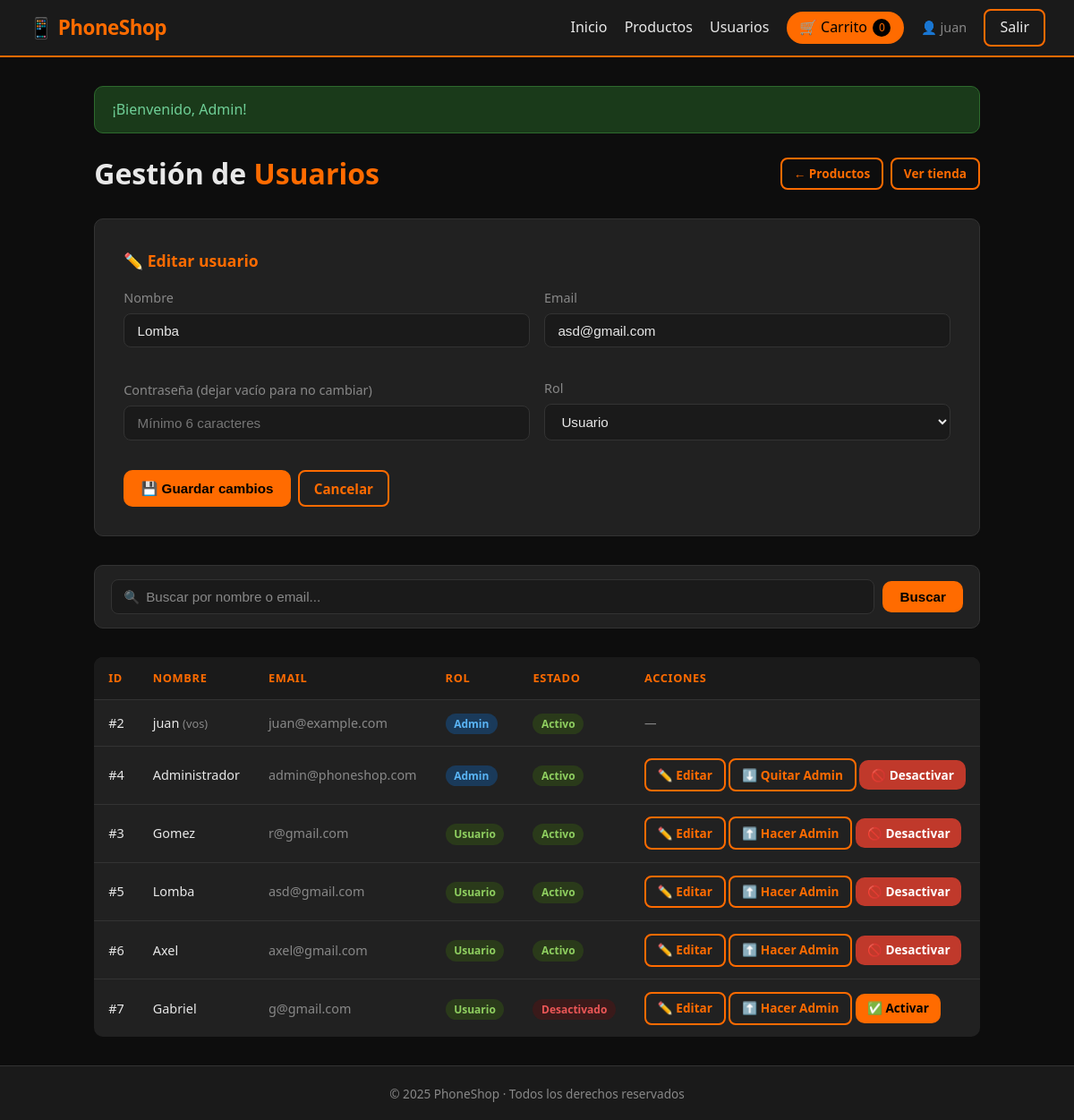
Screenshot of /admin/users.php?edit=5 (signed in) with the database file from the repository.
### tables this page shows
CREATE TABLE `users` (
  `id` int(11) NOT NULL,
  `name` varchar(100) NOT NULL,
  `email` varchar(150) NOT NULL,
  `password` varchar(255) NOT NULL,
  `role` enum('user','admin') NOT NULL DEFAULT 'user',
  `active` tinyint(1) NOT NULL DEFAULT 1,
  `created_at` timestamp NOT NULL DEFAULT current_timestamp()
);

### admin/users.php (the view, shortened to what this page needs)
<?php
require_once '../includes/config.php';
$editUser = null;
if (isset($_GET['edit'])) {
    $stmt = $db->prepare("SELECT * FROM users WHERE id = ?");
    $stmt->execute([(int)$_GET['edit']]);
    $editUser = $stmt->fetch(PDO::FETCH_ASSOC);
}
$search = trim($_GET['search'] ?? '');
$perPage = 8;
$page    = max(1, (int)($_GET['page'] ?? 1));
$offset  = ($page - 1) * $perPage;
if ($search !== '') {
    $like = '%' . $search . '%';
    $stmtCount = $db->prepare("SELECT COUNT(*) FROM users WHERE name LIKE ? OR email LIKE ?");
    $stmtCount->execute([$like, $like]);
    $total = $stmtCount->fetchColumn();
    $stmt = $db->prepare("SELECT * FROM users WHERE name LIKE ? OR email LIKE ?
                           ORDER BY role DESC, id ASC LIMIT ? OFFSET ?");
    $stmt->bindValue(1, $like, PDO::PARAM_STR);
    $stmt->bindValue(2, $like, PDO::PARAM_STR);
    $stmt->bindValue(3, $perPage, PDO::PARAM_INT);
    $stmt->bindValue(4, $offset, PDO::PARAM_INT);
    $stmt->execute();
    $users = $stmt->fetchAll(PDO::FETCH_ASSOC);
} else {
    $stmt = $db->prepare("SELECT * FROM users ORDER BY role DESC, id ASC LIMIT ? OFFSET ?");
    $stmt->bindValue(1, $perPage, PDO::PARAM_INT);
    $stmt->bindValue(2, $offset, PDO::PARAM_INT);
    $stmt->execute();
    $users = $stmt->fetchAll(PDO::FETCH_ASSOC);
}
include '../includes/header.php';
?>
<div class="admin-header">
    <h2 class="page-title" style="margin:0">Gestión de <span>Usuarios</span></h2>
    <div style="display:flex; gap:.5rem">
        <a href="products.php" class="btn btn-outline btn-sm">← Productos</a>
        <a href="../index.php"  class="btn btn-outline btn-sm">Ver tienda</a>
    </div>
</div>
<div class="form-card" style="max-width:100%; margin:0 0 2rem 0;">
    <h2 style="text-align:left; font-size:1.1rem; margin-bottom:1rem">
        <?= $editUser ? '✏️ Editar usuario' : '➕ Crear usuario' ?>
    </h2>
    <form method="POST" id="userForm" novalidate
          data-is-edit="<?= $editUser ? '1' : '0' ?>"
          style="display:grid; grid-template-columns:1fr 1fr; gap:1rem; align-items:end;">
        <div class="form-group">
            <label>Nombre</label>
            <input type="text" name="name" id="user-name"
                   value="<?= htmlspecialchars($editUser['name'] ?? '') ?>"
                   placeholder="Nombre completo">
        </div>
        <div class="form-group">
            <label>Email</label>
            <input type="email" name="email" id="user-email"
                   value="<?= htmlspecialchars($editUser['email'] ?? '') ?>"
                   placeholder="correo@ejemplo.com">
        </div>
        <div class="form-group">
            <label>Contraseña <?= $editUser ? '(dejar vacío para no cambiar)' : '' ?></label>
            <input type="password" name="password" id="user-password"
                   placeholder="Mínimo 6 caracteres">
        </div>
        <div class="form-group">
            <label>Rol</label>
            <select name="role">
                <option value="user"  <?= (($editUser['role'] ?? 'user') === 'user')  ? 'selected' : '' ?>>Usuario</option>
            </select>
        </div>
        <div style="display:flex; gap:.5rem; grid-column:1/-1;">
            <button type="submit" class="btn btn-primary">
                <?= $editUser ? '💾 Guardar cambios' : '➕ Crear usuario' ?>
            </button>
            <?php if ($editUser): ?>
                <a href="users.php" class="btn btn-outline">Cancelar</a>
            <?php endif; ?>
        </div>
    </form>
</div>
<form method="GET" class="search-bar">
    <div class="search-input-wrap">
        <input type="text" name="search" placeholder="Buscar por nombre o email..."
               value="<?= htmlspecialchars($search) ?>">
    </div>
    <button type="submit" class="btn btn-primary">Buscar</button>
</form>
<div class="table-wrap">
    <table>
        <thead>
            <tr>
                <th>ID</th>
                <th>Nombre</th>
                <th>Email</th>
                <th>Rol</th>
                <th>Estado</th>
                <th>Acciones</th>
            </tr>
        </thead>
        <tbody>
            <?php if (empty($users)): ?>
                <tr><td colspan="6" style="text-align:center; color:var(--muted)">
                    <?= $search !== '' ? 'No se encontraron usuarios para "' . htmlspecialchars($search) . '".' : 'Sin usuarios' ?>
                </td></tr>
            <?php else: ?>
            <?php foreach ($users as $u): ?>
                <tr>
                    <td>#<?= $u['id'] ?></td>
                    <td>
                        <?= htmlspecialchars($u['name']) ?>
                        <?php if ($u['id'] == $_SESSION['user_id']): ?>
                            <span style="color:var(--muted); font-size:.8rem">(vos)</span>
                        <?php endif; ?>
                    </td>
                    <td style="color:var(--muted)"><?= htmlspecialchars($u['email']) ?></td>
                    <td>
                        <?php if ($u['role'] === 'admin'): ?>
                            <span class="badge-api">Admin</span>
                        <?php else: ?>
                            <span class="badge-manual">Usuario</span>
                        <?php endif; ?>
                    </td>
                    <td>
                        <?php if ((int)$u['active'] === 1): ?>
                            <span class="badge-manual">Activo</span>
                        <?php else: ?>
                            <span class="badge-api" style="background:#3a1a1a; color:#eb5757">Desactivado</span>
                        <?php endif; ?>
                    </td>
                    <td style="white-space:nowrap">
                        <?php if ($u['id'] != $_SESSION['user_id']): ?>
                            <a href="users.php?edit=<?= $u['id'] ?>" class="btn btn-outline btn-sm">✏️ Editar</a>
                            <?php if ($u['role'] === 'user'): ?>
                                <a href="users.php?role=admin&id=<?= $u['id'] ?>"
                                   class="btn btn-outline btn-sm"
                                   onclick="return confirm('¿Hacer admin a <?= htmlspecialchars($u['name'], ENT_QUOTES) ?>?')">
                                   ⬆️ Hacer Admin
                                </a>
                            <?php else: ?>
                                <a href="users.php?role=user&id=<?= $u['id'] ?>"
                                   class="btn btn-outline btn-sm"
                                   onclick="return confirm('¿Quitar rol de admin a <?= htmlspecialchars($u['name'], ENT_QUOTES) ?>?')">
                                   ⬇️ Quitar Admin
                                </a>
                            <?php endif; ?>
                            <?php if ((int)$u['active'] === 1): ?>
                                <a href="users.php?toggle=<?= $u['id'] ?>"
                                   class="btn btn-danger btn-sm"
                                   onclick="return confirm('¿Desactivar a <?= htmlspecialchars($u['name'], ENT_QUOTES) ?>?')">
                                   🚫 Desactivar
                                </a>
                            <?php else: ?>
                                <a href="users.php?toggle=<?= $u['id'] ?>"
                                   class="btn btn-primary btn-sm"
                                   onclick="return confirm('¿Reactivar a <?= htmlspecialchars($u['name'], ENT_QUOTES) ?>?')">
                                   ✅ Activar
                                </a>
                            <?php endif; ?>
                        <?php else: ?>
                            <span style="color:var(--muted); font-size:.85rem">—</span>
                        <?php endif; ?>
                    </td>
                </tr>
            <?php endforeach; ?>
            <?php endif; ?>
        </tbody>
    </table>
</div>
<?php include '../includes/footer.php'; ?>

### assets/css/style.css (style rules this page uses)
*, *::before, *::after { box-sizing: border-box; margin: 0; padding: 0; }
:root { --orange: #FF6B00; --orange-dim: #cc5500; --black: #0D0D0D; --dark: #1A1A1A; --card-bg: #212121; --border: #333; --text: #E8E8E8; --muted: #888; --radius: 10px; }
body { background: var(--black); color: var(--text); font-family: 'Segoe UI', system-ui, sans-serif; line-height: 1.6; min-height: 100vh; display: flex; flex-direction: column; }
a { color: var(--orange); text-decoration: none; }
.btn { display: inline-block; padding: .55rem 1.2rem; border-radius: var(--radius); border: none; cursor: pointer; font-size: .95rem; font-weight: 600; transition: opacity .2s, transform .1s; }
.btn-primary { background: var(--orange); color: #000; }
.btn-danger { background: #c0392b; color: #fff; }
.btn-outline { border: 2px solid var(--orange); color: var(--orange); background: transparent; padding: .4rem 1rem; border-radius: 8px; font-weight: 600; }
.btn-sm { padding: .35rem .8rem; font-size: .85rem; }
.form-card { background: var(--card-bg); border: 1px solid var(--border); border-radius: var(--radius); padding: 2rem; max-width: 440px; margin: 3rem auto; }
.form-card h2 { color: var(--orange); margin-bottom: 1.5rem; font-size: 1.5rem; text-align: center; }
.form-group { margin-bottom: 1.1rem; }
.form-group label { display: block; margin-bottom: .4rem; color: var(--muted); font-size: .9rem; }
.form-group input, .form-group textarea, .form-group select { width: 100%; background: var(--dark); border: 1px solid var(--border); color: var(--text); padding: .6rem .9rem; border-radius: 8px; font-size: .95rem; transition: border-color .2s; }
.page-title { font-size: 2rem; font-weight: 800; margin-bottom: 1.5rem; color: var(--text); }
.page-title span { color: var(--orange); }
.admin-header { display: flex; align-items: center; justify-content: space-between; margin-bottom: 1.5rem; flex-wrap: wrap; gap: 1rem; }
.table-wrap { overflow-x: auto; }
table { width: 100%; border-collapse: collapse; background: var(--card-bg); border-radius: var(--radius); overflow: hidden; }
thead { background: var(--dark); }
th, td { padding: .85rem 1rem; text-align: left; border-bottom: 1px solid var(--border); font-size: .9rem; }
th { color: var(--orange); font-weight: 700; text-transform: uppercase; font-size: .8rem; letter-spacing: .05em; }
tr:last-child td { border-bottom: none; }
.badge-api { background: #1a3a5a; color: #5ab4f5; padding: .2rem .6rem; border-radius: 20px; font-size: .75rem; font-weight: 700; }
.badge-manual { background: #2a3a1a; color: #8fcf60; padding: .2rem .6rem; border-radius: 20px; font-size: .75rem; font-weight: 700; }
.search-bar { display: flex; gap: .6rem; margin-bottom: 2rem; flex-wrap: wrap; align-items: center; background: var(--card-bg); border: 1px solid var(--border); border-radius: var(--radius); padding: .9rem 1.1rem; }
.search-bar .search-input-wrap { flex: 1; min-width: 200px; position: relative; display: flex; align-items: center; }
.search-bar .search-input-wrap::before { content: '🔍'; position: absolute; left: .9rem; font-size: .9rem; opacity: .5; pointer-events: none; }
.search-bar input { width: 100%; background: var(--dark); border: 1px solid var(--border); color: var(--text); padding: .65rem 1rem .65rem 2.4rem; border-radius: 8px; font-size: .95rem; transition: border-color .2s, background .2s; }
.search-bar input::placeholder { color: var(--muted); }
.search-bar .btn { white-space: nowrap; }

### rows the page displays
users: name "Lomba", email "asd@gmail.com", role "Usuario", id "5", active "Activo"
users: id "2", name "juan", shows "(vos)", email "juan@example.com", role "Admin", active "Activo"
users: id "4", name "Administrador", email "admin@phoneshop.com", role "Admin", active "Activo"
users: id "3", name "Gomez", email "r@gmail.com", role "Usuario", active "Activo"
users: id "6", name "Axel", email "axel@gmail.com", role "Usuario", active "Activo"
users: id "7", name "Gabriel", email "g@gmail.com", role "Usuario", active "Desactivado"

### other values shown
count($_SESSION['cart'] ?? []) "0"
$_SESSION['name'] "juan"
$f['msg'] "¡Bienvenido, Admin!"
